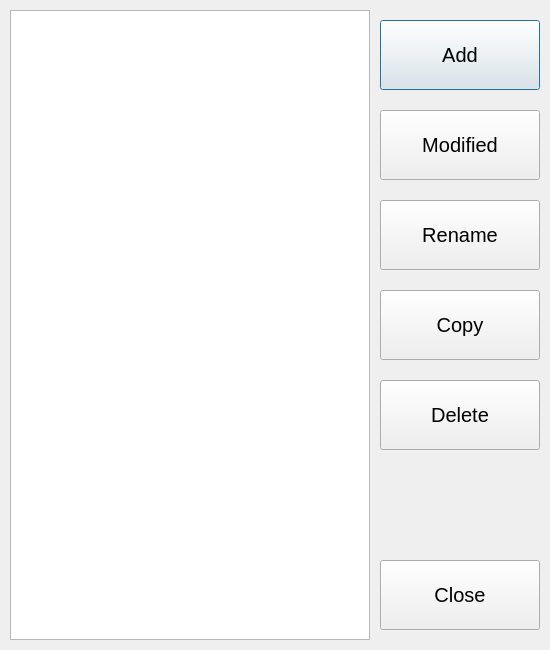
<?xml version="1.0" encoding="UTF-8"?>
<ui version="4.0">
 <class>Dialog</class>
 <widget class="QDialog" name="Dialog">
  <property name="geometry">
   <rect>
    <x>0</x>
    <y>0</y>
    <width>550</width>
    <height>650</height>
   </rect>
  </property>
  <property name="windowTitle">
   <string>Current Exporting Projects</string>
  </property>
  <property name="windowIcon">
   <iconset>
    <normaloff>../../../xdg/openshot.svg</normaloff>../../../xdg/openshot.svg</iconset>
  </property>
  <property name="locale">
   <locale language="English" country="UnitedStates"/>
  </property>
  <widget class="QListView" name="listView">
   <property name="geometry">
    <rect>
     <x>10</x>
     <y>10</y>
     <width>360</width>
     <height>630</height>
    </rect>
   </property>
  </widget>
  <widget class="QPushButton" name="btnAdd">
   <property name="geometry">
    <rect>
     <x>380</x>
     <y>20</y>
     <width>160</width>
     <height>70</height>
    </rect>
   </property>
   <property name="font">
    <font>
     <pointsize>15</pointsize>
    </font>
   </property>
   <property name="text">
    <string>Add</string>
   </property>
   <property name="icon">
    <iconset resource="../../images/openshot.qrc">
     <normaloff>:/icons/Compass/actions/misc/contact-new.svg</normaloff>:/icons/Compass/actions/misc/contact-new.svg</iconset>
   </property>
   <property name="iconSize">
    <size>
     <width>48</width>
     <height>48</height>
    </size>
   </property>
  </widget>
  <widget class="QPushButton" name="btnModified">
   <property name="geometry">
    <rect>
     <x>380</x>
     <y>110</y>
     <width>160</width>
     <height>70</height>
    </rect>
   </property>
   <property name="font">
    <font>
     <pointsize>15</pointsize>
    </font>
   </property>
   <property name="text">
    <string>Modified</string>
   </property>
   <property name="icon">
    <iconset resource="../../images/openshot.qrc">
     <normaloff>:/icons/Compass/actions/edit-toolbar/document-export.svg</normaloff>:/icons/Compass/actions/edit-toolbar/document-export.svg</iconset>
   </property>
   <property name="iconSize">
    <size>
     <width>48</width>
     <height>48</height>
    </size>
   </property>
  </widget>
  <widget class="QPushButton" name="btnRename">
   <property name="geometry">
    <rect>
     <x>380</x>
     <y>200</y>
     <width>160</width>
     <height>70</height>
    </rect>
   </property>
   <property name="font">
    <font>
     <pointsize>15</pointsize>
    </font>
   </property>
   <property name="text">
    <string>Rename</string>
   </property>
   <property name="icon">
    <iconset resource="../../images/openshot.qrc">
     <normaloff>:/icons/Compass/actions/edit-toolbar/document-page-setup.svg</normaloff>:/icons/Compass/actions/edit-toolbar/document-page-setup.svg</iconset>
   </property>
   <property name="iconSize">
    <size>
     <width>48</width>
     <height>48</height>
    </size>
   </property>
  </widget>
  <widget class="QPushButton" name="btnCopy">
   <property name="geometry">
    <rect>
     <x>380</x>
     <y>290</y>
     <width>160</width>
     <height>70</height>
    </rect>
   </property>
   <property name="font">
    <font>
     <pointsize>15</pointsize>
    </font>
   </property>
   <property name="text">
    <string>Copy</string>
   </property>
   <property name="icon">
    <iconset resource="../../images/openshot.qrc">
     <normaloff>:/icons/Compass/actions/edit-toolbar/edit.svg</normaloff>:/icons/Compass/actions/edit-toolbar/edit.svg</iconset>
   </property>
   <property name="iconSize">
    <size>
     <width>48</width>
     <height>48</height>
    </size>
   </property>
  </widget>
  <widget class="QPushButton" name="btnDelete">
   <property name="geometry">
    <rect>
     <x>380</x>
     <y>380</y>
     <width>160</width>
     <height>70</height>
    </rect>
   </property>
   <property name="font">
    <font>
     <pointsize>15</pointsize>
    </font>
   </property>
   <property name="text">
    <string>Delete</string>
   </property>
   <property name="icon">
    <iconset resource="../../images/openshot.qrc">
     <normaloff>:/icons/Compass/actions/misc/edit-delete.svg</normaloff>:/icons/Compass/actions/misc/edit-delete.svg</iconset>
   </property>
   <property name="iconSize">
    <size>
     <width>48</width>
     <height>48</height>
    </size>
   </property>
  </widget>
  <widget class="QPushButton" name="btnClose">
   <property name="geometry">
    <rect>
     <x>380</x>
     <y>560</y>
     <width>160</width>
     <height>70</height>
    </rect>
   </property>
   <property name="font">
    <font>
     <pointsize>15</pointsize>
    </font>
   </property>
   <property name="locale">
    <locale language="English" country="UnitedStates"/>
   </property>
   <property name="text">
    <string>Close</string>
   </property>
   <property name="icon">
    <iconset resource="../../images/openshot.qrc">
     <normaloff>:/icons/Compass/actions/misc/button-cancel.svg</normaloff>:/icons/Compass/actions/misc/button-cancel.svg</iconset>
   </property>
   <property name="iconSize">
    <size>
     <width>48</width>
     <height>48</height>
    </size>
   </property>
  </widget>
 </widget>
 <resources>
  <include location="../../images/openshot.qrc"/>
 </resources>
 <connections>
  <connection>
   <sender>btnClose</sender>
   <signal>clicked()</signal>
   <receiver>Dialog</receiver>
   <slot>reject()</slot>
   <hints>
    <hint type="sourcelabel">
     <x>464</x>
     <y>583</y>
    </hint>
    <hint type="destinationlabel">
     <x>462</x>
     <y>514</y>
    </hint>
   </hints>
  </connection>
 </connections>
</ui>
